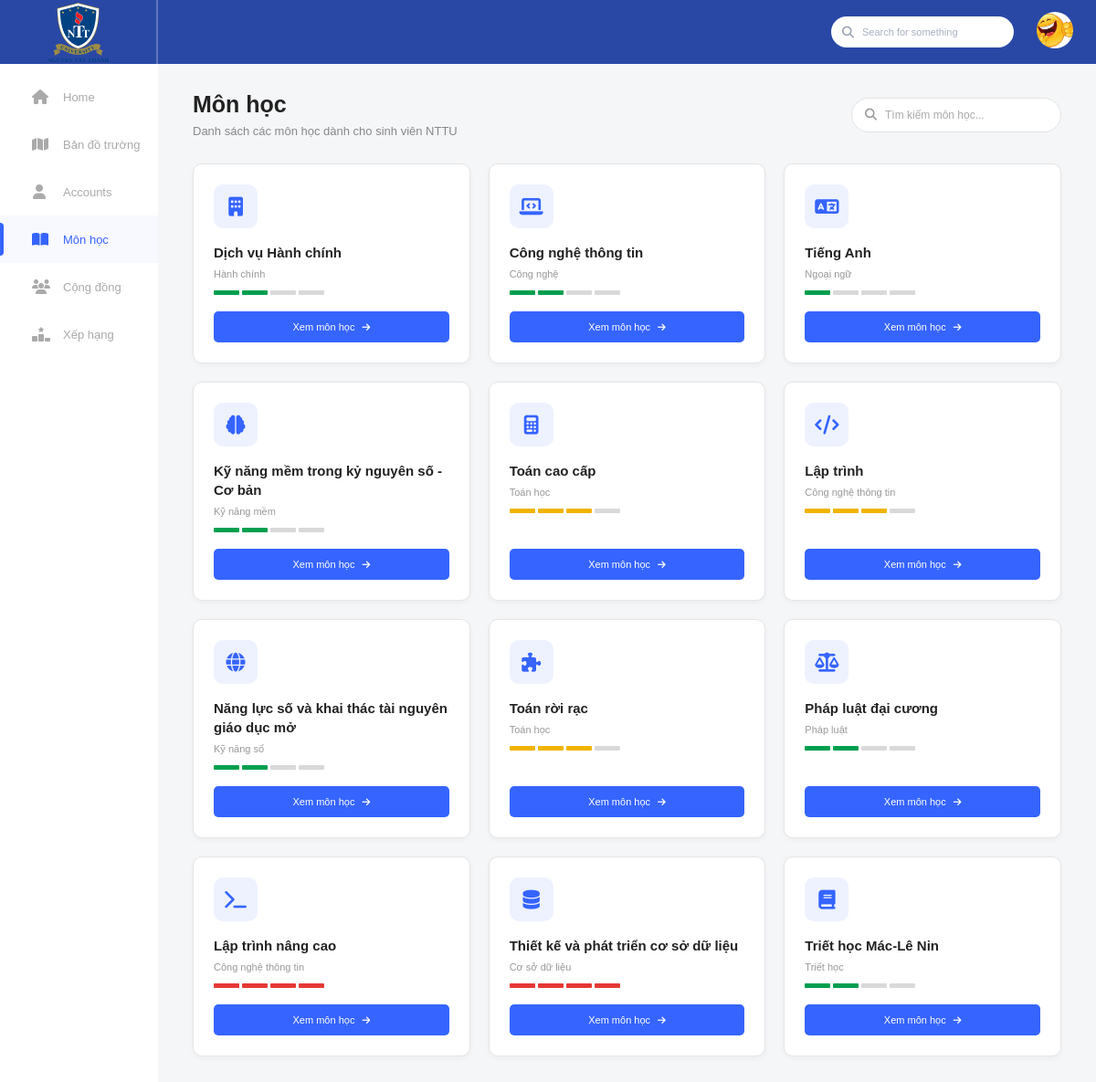
The app's page /courses.php (signed in) with its own data.
### tables this page shows
CREATE TABLE `users` (
  `id` int(10) UNSIGNED NOT NULL,
  `name` varchar(255) NOT NULL,
  `email` varchar(255) NOT NULL,
  `phone` varchar(20) DEFAULT NULL,
  `avatar` varchar(255) DEFAULT NULL,
  `password` varchar(255) NOT NULL,
  `role` enum('user','admin') NOT NULL
);

CREATE TABLE `courses` (
  `id` int(10) UNSIGNED NOT NULL,
  `name` varchar(255) NOT NULL,
  `category` varchar(100) NOT NULL DEFAULT '',
  `icon` varchar(100) NOT NULL DEFAULT 'fa-book',
  `risk_level` tinyint(3) UNSIGNED NOT NULL DEFAULT 1,
  `main_content` text DEFAULT NULL,
  `learning_method` text DEFAULT NULL,
  `objectives` text DEFAULT NULL,
  `textbook` text DEFAULT NULL,
  `references_text` text DEFAULT NULL,
  `video_url` varchar(500) DEFAULT NULL,
  `created_at` timestamp NOT NULL DEFAULT current_timestamp(),
  `updated_at` timestamp NOT NULL DEFAULT current_timestamp() ON UPDATE current_timestamp()
);

### courses.php (the view, shortened to what this page needs)
<?php
require_once 'config.php';
$isLoggedIn = isset($_SESSION['user_id']);
$isAdmin = $isLoggedIn && (($_SESSION['role'] ?? '') === 'admin');
$avatar = 'images/avatar.png';
if ($isLoggedIn) {
    $userId = (int)$_SESSION['user_id'];
    $stmt = $conn->prepare("SELECT avatar FROM users WHERE id = ? LIMIT 1");
    $stmt->bind_param("i", $userId);
    $stmt->execute();
    $result = $stmt->get_result();
    if ($user = $result->fetch_assoc()) {
        $avatar = !empty($user['avatar']) ? $user['avatar'] : 'images/avatar.png';
    }
}
$result = $conn->query("
    SELECT id, name, category, icon, risk_level
    FROM courses
    ORDER BY id ASC
");
function riskClass($level) {
    return $level >= 4 ? 'risk-4' : ($level == 3 ? 'risk-3' : 'risk-1-2');
}
?>
<!DOCTYPE html>
<html lang="vi">
<head>
    <link rel="stylesheet" href="indexStyle.css">
    <link rel="stylesheet" href="course.css">
    <link rel="stylesheet" href="https://cdnjs.cloudflare.com/ajax/libs/font-awesome/6.5.2/css/all.min.css">
</head>
<body>
<div class="page">
    <header class="header">
        <div class="logo-area">
            <img src="images/logo.png" alt="NTTU Logo">
        </div>
        <div class="header-right">
            <div class="search-box">
                <i class="fa-solid fa-magnifying-glass"></i>
                <input type="text" placeholder="Search for something">
            </div>
            <?php if ($isLoggedIn): ?>
                <a href="<?= $isAdmin ? 'admin_settings.php' : 'account.php' ?>" class="user-avatar-link">
                    <img src="<?= htmlspecialchars($avatar) ?>" alt="Avatar"
                         style="width:40px;height:40px;border-radius:50%;object-fit:cover;cursor:pointer;">
                </a>
            <?php endif; ?>
        </div>
    </header>
    <div class="main">
        <aside class="sidebar">
            <nav class="menu">
                <a href="<?= $isAdmin ? 'admin.php' : ($isLoggedIn ? 'user.php' : 'index.html') ?>" class="menu-item">
                    <i class="fa-solid fa-house"></i><span>Home</span>
                </a>
                <?php if (!$isAdmin): ?>
                <a href="<?= $isLoggedIn ? 'map_users.php' : 'map.html' ?>" class="menu-item">
                    <i class="fa-solid fa-map"></i>
                    <span>Bản đồ trường</span>
                </a>
                <?php endif; ?>
                <a href="<?= $isAdmin ? 'admin_settings.php' : ($isLoggedIn ? 'account.php' : 'login.php') ?>" class="menu-item">
                    <i class="fa-solid fa-user"></i><span>Accounts</span>
                </a>
                <a href="courses.php" class="menu-item active">
                    <i class="fa-solid fa-book-open"></i><span>Môn học</span>
                </a>
                <a href="<?= $isAdmin ? 'community_admin.php' : ($isLoggedIn ? 'community_users.php' : 'community.php') ?>" class="menu-item">
                    <i class="fa-solid fa-users"></i><span>Cộng đồng</span>
                </a>
                <a href="<?= $isLoggedIn ? 'ranking_user.php' : 'ranking_results.php' ?>" class="menu-item">
                    <i class="fa-solid fa-ranking-star"></i><span>Xếp hạng</span>
                </a>
            </nav>
        </aside>
        <main class="course-content">
            <div class="course-header">
                <div>
                    <h1>Môn học</h1>
                    <p>Danh sách các môn học dành cho sinh viên NTTU</p>
                </div>
                <div class="course-header-actions">
                    <div class="course-search">
                        <i class="fa-solid fa-magnifying-glass"></i>
                        <input type="text" id="courseSearch" placeholder="Tìm kiếm môn học...">
                    </div>
                </div>
            </div>
            <div class="course-grid" id="courseGrid">
                <?php if ($result && $result->num_rows > 0): ?>
                    <?php while ($course = $result->fetch_assoc()): ?>
                        <article class="course-card">
                            <div class="course-icon">
                                <i class="fa-solid <?= htmlspecialchars($course['icon']) ?>"></i>
                            </div>
                            <div class="course-info">
                                <h3><?= htmlspecialchars($course['name']) ?></h3>
                                <p><?= htmlspecialchars($course['category']) ?></p>
                                <div class="mini-risk <?= riskClass((int)$course['risk_level']) ?>">
                                    <?php for ($i = 1; $i <= 4; $i++): ?>
                                        <span class="<?= $i <= (int)$course['risk_level'] ? 'active' : '' ?>"></span>
                                    <?php endfor; ?>
                                </div>
                            </div>
                            <a href="course.php?id=<?= (int)$course['id'] ?>" class="course-button">
                                Xem môn học <i class="fa-solid fa-arrow-right"></i>
                            </a>
                        </article>
                    <?php endwhile; ?>
                <?php endif; ?>
            </div>
        </main>
    </div>
</div>
</body>
</html>

### indexStyle.css (style rules this page uses)
* { margin: 0; padding: 0; box-sizing: border-box; }
html, body { width: 100%; min-height: 100%; }
body { font-family: Arial, Helvetica, sans-serif; background: #f4f5f7; color: #333; }
a { text-decoration: none; color: inherit; }
.page { width: 100%; min-height: 100vh; }
.header { height: 70px; background: #2948a5; display: flex; align-items: center; color: white; }
.logo-area { width: 173px; height: 70px; border-right: 2px solid rgba(255, 255, 255, 0.25); display: flex; justify-content: center; align-items: center; }
.logo-area img { width: 75px; height: 65px; object-fit: contain; }
.header-right { flex: 1; display: flex; justify-content: flex-end; align-items: center; gap: 25px; padding-right: 25px; }
.search-box { width: 200px; height: 34px; background: white; border-radius: 20px; display: flex; align-items: center; padding: 0 12px; color: #9aa4b5; }
.search-box i { font-size: 13px; margin-right: 9px; }
.search-box input { width: 100%; border: none; outline: none; font-size: 11px; color: #555; }
.search-box input::placeholder { color: #a7b0c0; }
.main { display: flex; min-height: calc(100vh - 70px); }
.sidebar { width: 173px; background: white; flex-shrink: 0; }
.menu { padding-top: 10px; }
.menu-item { height: 52px; display: flex; align-items: center; padding-left: 35px; gap: 18px; color: #aaa; font-size: 13px; position: relative; transition: 0.2s; }
.menu-item i { width: 16px; text-align: center; font-size: 16px; }
.menu-item.active { color: #3564ff; background: #f8f9ff; }
.menu-item.active::before { content: ""; position: absolute; left: 0; top: 8px; bottom: 8px; width: 4px; background: #3564ff; border-radius: 0 4px 4px 0; }
.course-content { flex: 1; min-width: 0; background: #f5f6f8; padding: 30px 38px; overflow-y: auto; }
.course-header { display: flex; justify-content: space-between; align-items: center; margin-bottom: 28px; }
.course-header h1 { font-size: 25px; color: #222; margin-bottom: 7px; }
.course-header p { font-size: 13px; color: #888; }
.course-search { width: 230px; height: 38px; background: white; border: 1px solid #e3e3e3; border-radius: 20px; display: flex; align-items: center; padding: 0 14px; color: #999; }
.course-search i { font-size: 13px; margin-right: 9px; }
.course-search input { width: 100%; border: none; outline: none; font-size: 12px; color: #444; }
.course-search input::placeholder { color: #aaa; }
.course-grid { display: grid; grid-template-columns: repeat(3, 1fr); gap: 20px; }
.course-card { background: white; border: 1px solid #e5e5e5; border-radius: 10px; padding: 22px; min-height: 205px; display: flex; flex-direction: column; transition: 0.25s; box-shadow: 0 2px 6px rgba(0, 0, 0, 0.04); }
.course-icon { width: 48px; height: 48px; border-radius: 10px; background: #eef2ff; color: #3564ff; display: flex; justify-content: center; align-items: center; margin-bottom: 16px; }
.course-icon i { font-size: 21px; }
.course-info { flex: 1; }
.course-info h3 { font-size: 15px; line-height: 1.4; color: #222; margin-bottom: 7px; }
.course-info p { font-size: 11px; color: #999; }
.course-button { margin-top: 18px; height: 34px; background: #3564ff; color: white; border-radius: 5px; display: flex; justify-content: center; align-items: center; gap: 8px; font-size: 11px; transition: 0.2s; }
.course-button i { font-size: 10px; }

### course.css (style rules this page uses)
.course-header-actions { display: flex; align-items: center; gap: 12px; }
.course-card { position: relative; }
.mini-risk { display: flex; gap: 3px; margin-top: 12px; }
.mini-risk span { width: 28px; height: 5px; border-radius: 1px; background: #d9d9d9; }
.mini-risk.risk-1-2 span.active { background: #009f4f; }
.mini-risk.risk-3 span.active { background: #f0b400; }
.mini-risk.risk-4 span.active { background: #e53935; }

### records on screen
users: avatar (picture)
courses: name "Dịch vụ Hành chính", category "Hành chính", risk_level 2 (drawn)
courses: name "Công nghệ thông tin", category "Công nghệ", risk_level 2 (drawn)
courses: name "Tiếng Anh", category "Ngoại ngữ", risk_level 1 (drawn)
courses: name "Kỹ năng mềm trong kỷ nguyên số - Cơ bản", category "Kỹ năng mềm", risk_level 2 (drawn)
courses: name "Toán cao cấp", category "Toán học", risk_level 3 (drawn)
courses: name "Lập trình", category "Công nghệ thông tin", risk_level 3 (drawn)
courses: name "Năng lực số và khai thác tài nguyên giáo dục mở", category "Kỹ năng số", risk_level 2 (drawn)
courses: name "Toán rời rạc", category "Toán học", risk_level 3 (drawn)
courses: name "Pháp luật đại cương", category "Pháp luật", risk_level 2 (drawn)
courses: name "Lập trình nâng cao", category "Công nghệ thông tin", risk_level 4 (drawn)
courses: name "Thiết kế và phát triển cơ sở dữ liệu", category "Cơ sở dữ liệu", risk_level 4 (drawn)
courses: name "Triết học Mác-Lê Nin", category "Triết học", risk_level 2 (drawn)
